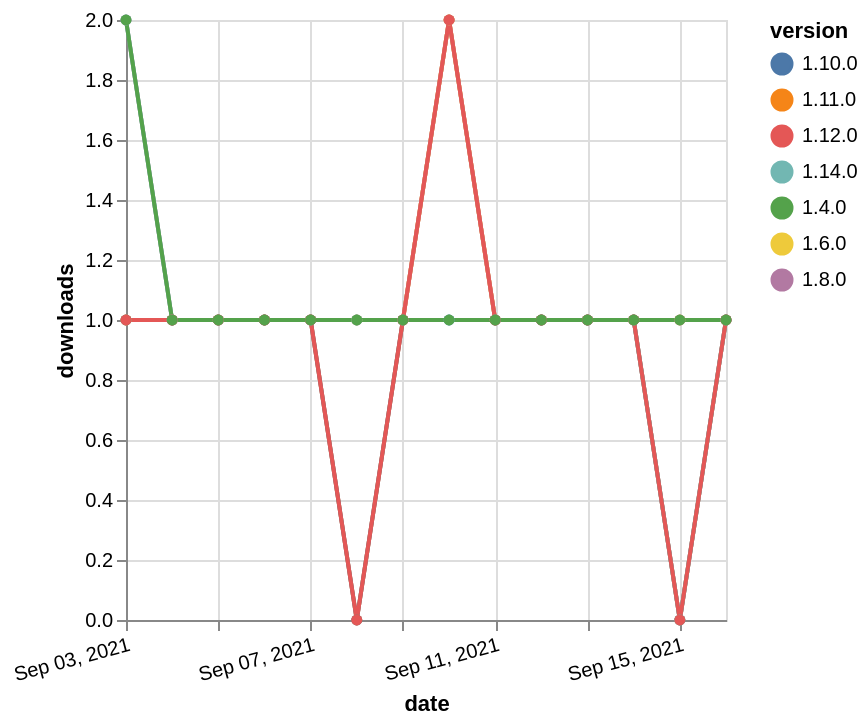

Vega-Lite specification stored for this chart:
### Vega-Lite specification from a JSON file in a GitHub repository (floating-point values rounded to 4 significant figures)
{"$schema": "https://vega.github.io/schema/vega-lite/v5.json", "description": "A simple bar chart with embedded data.", "data": {"values": [{"date": "2021-09-03", "total": 137, "delta": 1, "version": "1.11.0"}, {"date": "2021-09-04", "total": 138, "delta": 1, "version": "1.11.0"}, {"date": "2021-09-05", "total": 139, "delta": 1, "version": "1.11.0"}, {"date": "2021-09-06", "total": 140, "delta": 1, "version": "1.11.0"}, {"date": "2021-09-07", "total": 141, "delta": 1, "version": "1.11.0"}, {"date": "2021-09-08", "total": 141, "delta": 0, "version": "1.11.0"}, {"date": "2021-09-09", "total": 142, "delta": 1, "version": "1.11.0"}, {"date": "2021-09-10", "total": 144, "delta": 2, "version": "1.11.0"}, {"date": "2021-09-11", "total": 145, "delta": 1, "version": "1.11.0"}, {"date": "2021-09-12", "total": 146, "delta": 1, "version": "1.11.0"}, {"date": "2021-09-13", "total": 147, "delta": 1, "version": "1.11.0"}, {"date": "2021-09-14", "total": 148, "delta": 1, "version": "1.11.0"}, {"date": "2021-09-15", "total": 148, "delta": 0, "version": "1.11.0"}, {"date": "2021-09-16", "total": 149, "delta": 1, "version": "1.11.0"}, {"date": "2021-09-03", "total": 286, "delta": 1, "version": "1.6.0"}, {"date": "2021-09-04", "total": 287, "delta": 1, "version": "1.6.0"}, {"date": "2021-09-05", "total": 288, "delta": 1, "version": "1.6.0"}, {"date": "2021-09-06", "total": 289, "delta": 1, "version": "1.6.0"}, {"date": "2021-09-07", "total": 290, "delta": 1, "version": "1.6.0"}, {"date": "2021-09-08", "total": 291, "delta": 1, "version": "1.6.0"}, {"date": "2021-09-09", "total": 292, "delta": 1, "version": "1.6.0"}, {"date": "2021-09-10", "total": 294, "delta": 2, "version": "1.6.0"}, {"date": "2021-09-11", "total": 295, "delta": 1, "version": "1.6.0"}, {"date": "2021-09-12", "total": 296, "delta": 1, "version": "1.6.0"}, {"date": "2021-09-13", "total": 297, "delta": 1, "version": "1.6.0"}, {"date": "2021-09-14", "total": 298, "delta": 1, "version": "1.6.0"}, {"date": "2021-09-15", "total": 299, "delta": 1, "version": "1.6.0"}, {"date": "2021-09-16", "total": 300, "delta": 1, "version": "1.6.0"}, {"date": "2021-09-03", "total": 170, "delta": 2, "version": "1.8.0"}, {"date": "2021-09-04", "total": 171, "delta": 1, "version": "1.8.0"}, {"date": "2021-09-05", "total": 172, "delta": 1, "version": "1.8.0"}, {"date": "2021-09-06", "total": 173, "delta": 1, "version": "1.8.0"}, {"date": "2021-09-07", "total": 174, "delta": 1, "version": "1.8.0"}, {"date": "2021-09-08", "total": 175, "delta": 1, "version": "1.8.0"}, {"date": "2021-09-09", "total": 176, "delta": 1, "version": "1.8.0"}, {"date": "2021-09-10", "total": 178, "delta": 2, "version": "1.8.0"}, {"date": "2021-09-11", "total": 179, "delta": 1, "version": "1.8.0"}, {"date": "2021-09-12", "total": 180, "delta": 1, "version": "1.8.0"}, {"date": "2021-09-13", "total": 181, "delta": 1, "version": "1.8.0"}, {"date": "2021-09-14", "total": 182, "delta": 1, "version": "1.8.0"}, {"date": "2021-09-15", "total": 183, "delta": 1, "version": "1.8.0"}, {"date": "2021-09-16", "total": 184, "delta": 1, "version": "1.8.0"}, {"date": "2021-09-03", "total": 150, "delta": 1, "version": "1.10.0"}, {"date": "2021-09-04", "total": 151, "delta": 1, "version": "1.10.0"}, {"date": "2021-09-05", "total": 152, "delta": 1, "version": "1.10.0"}, {"date": "2021-09-06", "total": 153, "delta": 1, "version": "1.10.0"}, {"date": "2021-09-07", "total": 154, "delta": 1, "version": "1.10.0"}, {"date": "2021-09-08", "total": 154, "delta": 0, "version": "1.10.0"}, {"date": "2021-09-09", "total": 155, "delta": 1, "version": "1.10.0"}, {"date": "2021-09-10", "total": 156, "delta": 1, "version": "1.10.0"}, {"date": "2021-09-11", "total": 157, "delta": 1, "version": "1.10.0"}, {"date": "2021-09-12", "total": 158, "delta": 1, "version": "1.10.0"}, {"date": "2021-09-13", "total": 159, "delta": 1, "version": "1.10.0"}, {"date": "2021-09-14", "total": 160, "delta": 1, "version": "1.10.0"}, {"date": "2021-09-15", "total": 160, "delta": 0, "version": "1.10.0"}, {"date": "2021-09-16", "total": 161, "delta": 1, "version": "1.10.0"}, {"date": "2021-09-03", "total": 114, "delta": 2, "version": "1.14.0"}, {"date": "2021-09-04", "total": 115, "delta": 1, "version": "1.14.0"}, {"date": "2021-09-05", "total": 116, "delta": 1, "version": "1.14.0"}, {"date": "2021-09-06", "total": 117, "delta": 1, "version": "1.14.0"}, {"date": "2021-09-07", "total": 118, "delta": 1, "version": "1.14.0"}, {"date": "2021-09-08", "total": 119, "delta": 1, "version": "1.14.0"}, {"date": "2021-09-09", "total": 120, "delta": 1, "version": "1.14.0"}, {"date": "2021-09-10", "total": 121, "delta": 1, "version": "1.14.0"}, {"date": "2021-09-11", "total": 122, "delta": 1, "version": "1.14.0"}, {"date": "2021-09-12", "total": 123, "delta": 1, "version": "1.14.0"}, {"date": "2021-09-13", "total": 124, "delta": 1, "version": "1.14.0"}, {"date": "2021-09-14", "total": 125, "delta": 1, "version": "1.14.0"}, {"date": "2021-09-15", "total": 125, "delta": 0, "version": "1.14.0"}, {"date": "2021-09-16", "total": 126, "delta": 1, "version": "1.14.0"}, {"date": "2021-09-03", "total": 159, "delta": 1, "version": "1.12.0"}, {"date": "2021-09-04", "total": 160, "delta": 1, "version": "1.12.0"}, {"date": "2021-09-05", "total": 161, "delta": 1, "version": "1.12.0"}, {"date": "2021-09-06", "total": 162, "delta": 1, "version": "1.12.0"}, {"date": "2021-09-07", "total": 163, "delta": 1, "version": "1.12.0"}, {"date": "2021-09-08", "total": 163, "delta": 0, "version": "1.12.0"}, {"date": "2021-09-09", "total": 164, "delta": 1, "version": "1.12.0"}, {"date": "2021-09-10", "total": 166, "delta": 2, "version": "1.12.0"}, {"date": "2021-09-11", "total": 167, "delta": 1, "version": "1.12.0"}, {"date": "2021-09-12", "total": 168, "delta": 1, "version": "1.12.0"}, {"date": "2021-09-13", "total": 169, "delta": 1, "version": "1.12.0"}, {"date": "2021-09-14", "total": 170, "delta": 1, "version": "1.12.0"}, {"date": "2021-09-15", "total": 170, "delta": 0, "version": "1.12.0"}, {"date": "2021-09-16", "total": 171, "delta": 1, "version": "1.12.0"}, {"date": "2021-09-03", "total": 222, "delta": 2, "version": "1.4.0"}, {"date": "2021-09-04", "total": 223, "delta": 1, "version": "1.4.0"}, {"date": "2021-09-05", "total": 224, "delta": 1, "version": "1.4.0"}, {"date": "2021-09-06", "total": 225, "delta": 1, "version": "1.4.0"}, {"date": "2021-09-07", "total": 226, "delta": 1, "version": "1.4.0"}, {"date": "2021-09-08", "total": 227, "delta": 1, "version": "1.4.0"}, {"date": "2021-09-09", "total": 228, "delta": 1, "version": "1.4.0"}, {"date": "2021-09-10", "total": 229, "delta": 1, "version": "1.4.0"}, {"date": "2021-09-11", "total": 230, "delta": 1, "version": "1.4.0"}, {"date": "2021-09-12", "total": 231, "delta": 1, "version": "1.4.0"}, {"date": "2021-09-13", "total": 232, "delta": 1, "version": "1.4.0"}, {"date": "2021-09-14", "total": 233, "delta": 1, "version": "1.4.0"}, {"date": "2021-09-15", "total": 234, "delta": 1, "version": "1.4.0"}, {"date": "2021-09-16", "total": 235, "delta": 1, "version": "1.4.0"}]}, "width": "container", "mark": {"type": "line", "point": {"filled": true}}, "encoding": {"x": {"field": "date", "type": "temporal", "timeUnit": "yearmonthdate", "title": "date", "axis": {"labelAngle": -15}}, "y": {"field": "delta", "type": "quantitative", "title": "downloads"}, "color": {"field": "version", "type": "nominal"}, "tooltip": {"field": "delta"}}}
